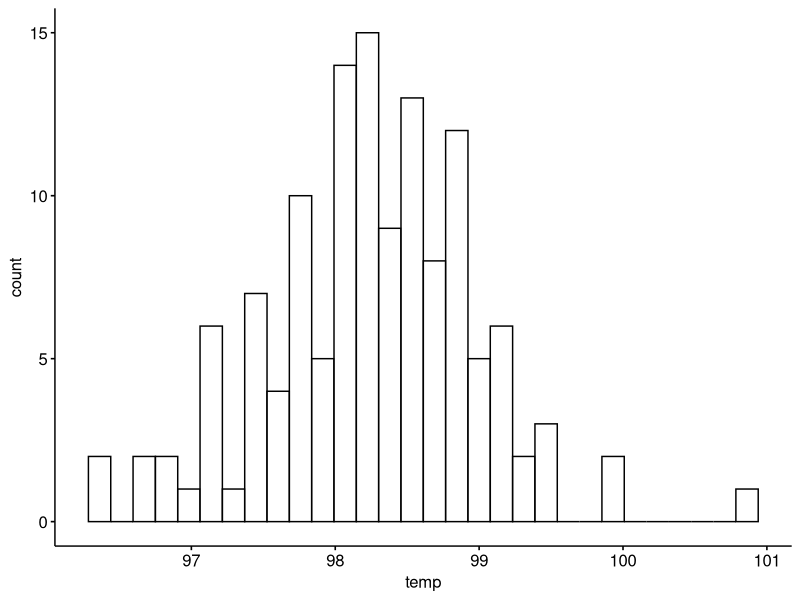
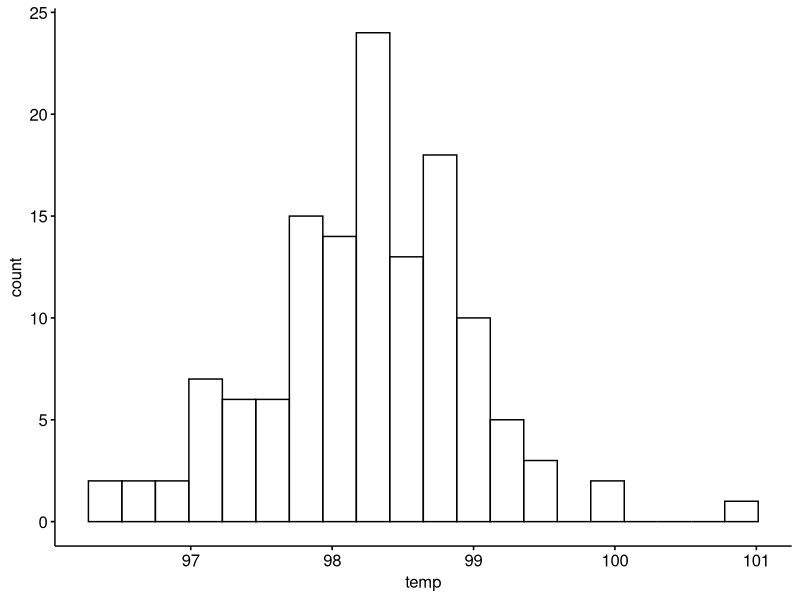
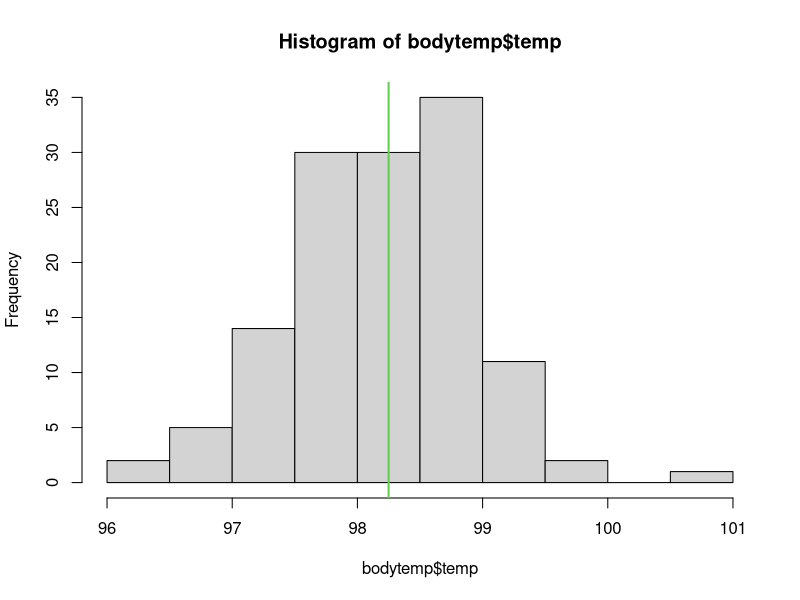
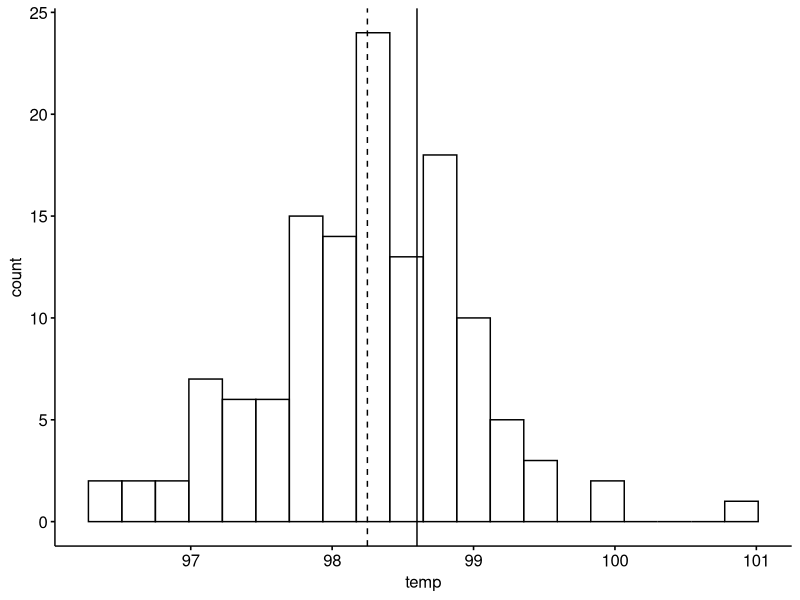
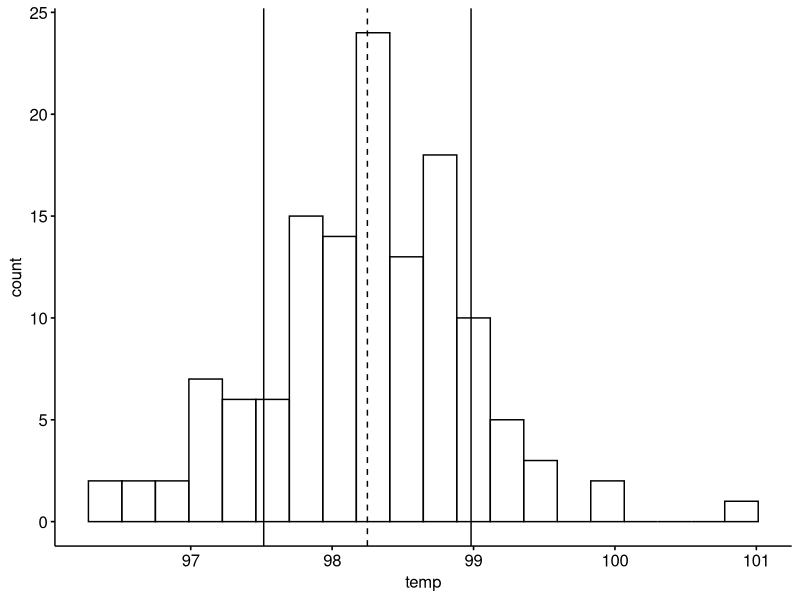
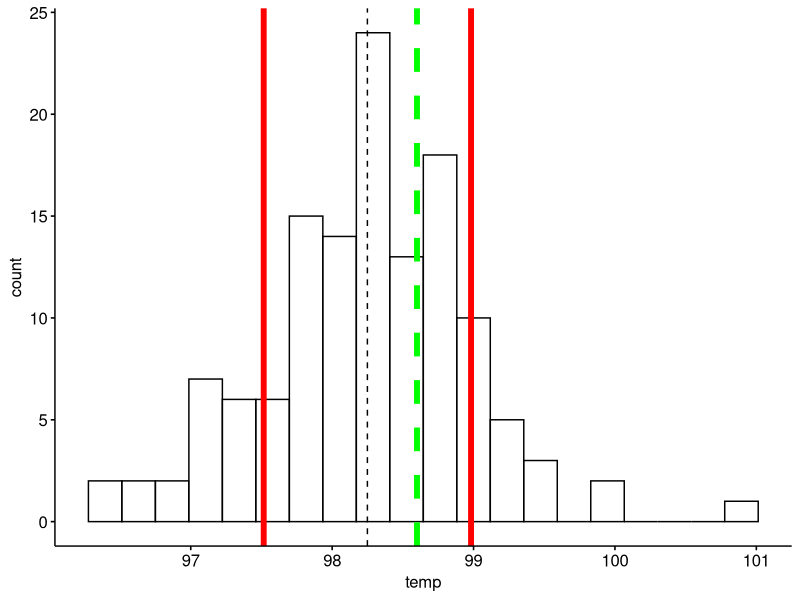
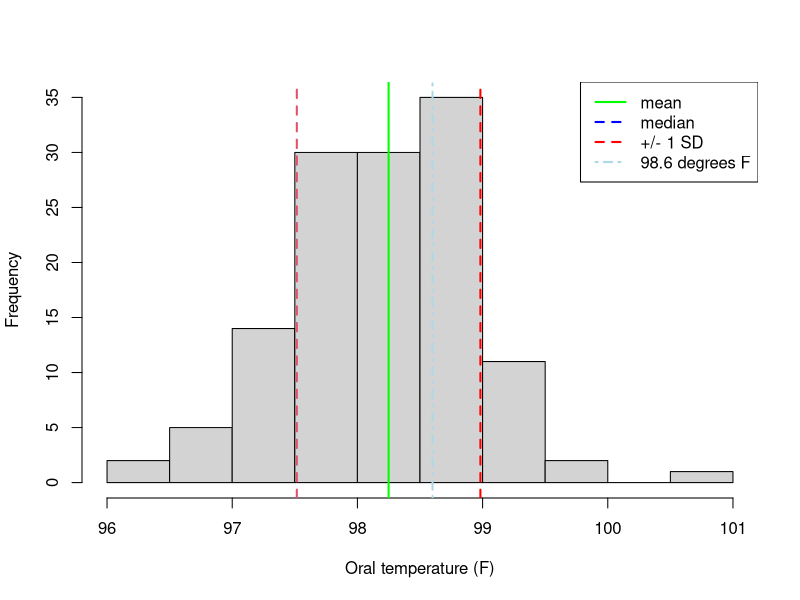
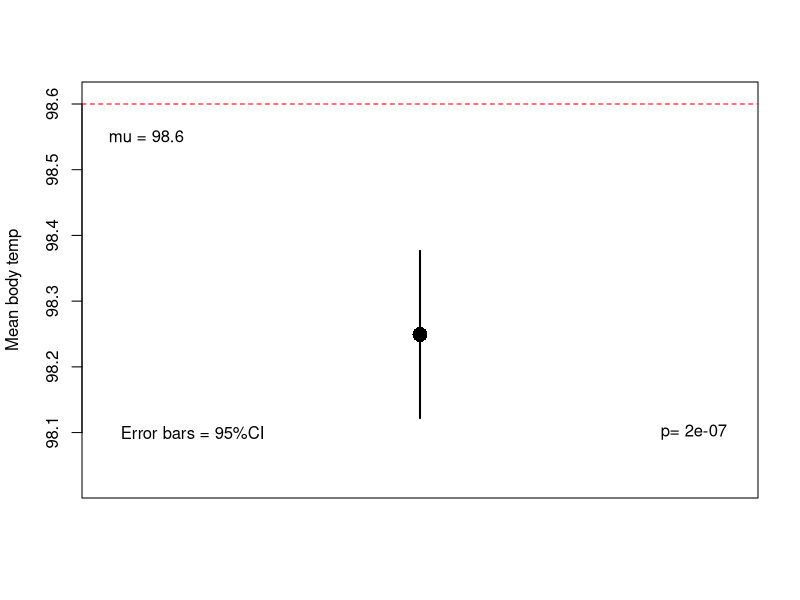

Here is the R script that generated these plots, in order:
## ---- chunk 1
knitr::opts_chunk$set(echo = TRUE,
                      fig.width = 4, 
                      fig.height = 2,
                      warning = FALSE,
                      message = FALSE)
## ---- chunk 2
library(ggplot2) #plotting tools
library(ggpubr)
library(dplyr)  #data cleaning tools
## ---- chunk 3
      bodytemp <- read.csv("bodytemp.csv")
## ---- chunk 4
#size of data
dim(bodytemp)

#first few rows
head(bodytemp)

#last few rows
tail(bodytemp)
## ---- chunk 5
summary(bodytemp$gender)
## ---- chunk 6
summary(factor(bodytemp$gender))
## ---- chunk 7
library(dplyr)
## ---- chunk 8
gender.MF <- recode(bodytemp$gender, 
                    "1" = "male", 
                    "2" = "female")
## ---- chunk 9
#convert w/ factor()
gender.MF <- factor(gender.MF)

#check w/ summary
summary(gender.MF)
## ---- chunk 10
        #convert w/ factor()
        gender.MF <- as.factor(gender.MF)
        
        #check w/ summary
        summary(gender.MF)
## ---- chunk 11
        gender.MF <- ifelse(bodytemp$gender == 1,"male","female")
## ---- chunk 12
#add new object to existing data
bodytemp <- data.frame(bodytemp, gender.MF)
## ---- chunk 13
summary(bodytemp)
## ---- chunk 14
summary(bodytemp)
## ---- chunk 15
#Load libraries if you haven't already
#library(ggplot)
#library(ggpubr)

gghistogram(bodytemp, 
            x = "temp")
## ---- chunk 16
gghistogram(bodytemp, 
            x = "temp",
            bins = 20)
## ---- chunk 17
## OPTIONAL
      #1st, Calculate the mean and store into an R object
      overall.mean <- mean(bodytemp$temp)
      
      #make the histogram of the $temp column
      hist(bodytemp$temp)
      
      #add a line for the mean
      abline(v = overall.mean, col = 3, lwd = 2)
## ---- chunk 18
gghistogram(bodytemp, 
            x = "temp",
            bins = 20,
            add = "mean") +
  geom_vline(xintercept =  98.6)
## ---- chunk 19
#Calculate the mean
overall.mean <- mean(bodytemp$temp)
      
#Calculate the standard deviation
overall.sd <- sd(bodytemp$temp)
## ---- chunk 20
gghistogram(bodytemp, 
            x = "temp",
            bins = 20,
            add = "mean") +
  geom_vline(xintercept = overall.mean + overall.sd) +
  geom_vline(xintercept = overall.mean - overall.sd)
## ---- chunk 21
gghistogram(bodytemp, 
            x = "temp",
            bins = 20,
            add = "mean") +
  geom_vline(xintercept = overall.mean + overall.sd,
             color = "red",
             size = 2) +
  geom_vline(xintercept = overall.mean - overall.sd,
             color = "red",
             size = 2) +
  geom_vline(xintercept = 98.6,
             color = "green",
             size = 2, 
             linetype = 2)
## ---- chunk 22
## OPTIONAL
      #Calculate the mean
      overall.mean <- mean(bodytemp$temp)
    
      #Calculate the standard deviation
      overall.sd <- sd(bodytemp$temp)

      #make the histogram of the $temp column
      hist(bodytemp$temp, xlab = "Oral temperature (F)",main = "")
          
      #add a green line for the mean
      abline(v = overall.mean, col = "green", lwd = 2)

      # Add lines for +/- 1 SD, make the color RED
      ##plus 1 SD.  Note that I add the SD to the mean
      abline(v = overall.mean+overall.sd, col = "red", lwd = 2, lty = 2)
          
      ##minus 1 SD Note that I subtract the SD from the mean
      abline(v = overall.mean-overall.sd, col = 2, lwd = 2, lty = 2)
          
      #Add a line for where 98.6 is
      abline(v = 98.6, col = "lightblue", lwd = 2, lty = 4)
          
      #Add a legend
      legend.text <- c("mean","median","+/- 1 SD","98.6 degrees F")
      colors.used <- c("green","blue","red","lightblue")
      legend("topright", legend = legend.text,  #what each line is
                 col = colors.used,     #what each color is
                 lty = c(1,2,2,4),      #the type of dashs used
                 lwd = 2)               #the width of the line
## ---- chunk 23
normal.temp <- 98.6
## ---- chunk 24
t.test(bodytemp$temp, 
      mu = normal.temp)
## ---- chunk 25
#Again, don't worry about typing all this code - just look at the plot below

#save t-test to R object
one.sample.t.test.output <- t.test(bodytemp$temp, mu = normal.temp)

#extract important stuff from t-test
mean.out <- one.sample.t.test.output$estimate
min.max <- one.sample.t.test.output$conf.int
ci <- one.sample.t.test.output$conf.int
min.max[1] <- min.max[1] -min.max[1]*.001
min.max[2] <- 98.6+0.01

#plot the mean value 
plot(mean.out, ylim = min.max, pch = 16, cex =2,xlab = "",ylab = "Mean body temp",xaxt = "n")

#add errorbars bassed on the confidence intervals
segments(x0 = 1, x1 = 1,y0 = mean.out, y1 = ci[2], lwd = 2)
segments(x0 = 1, x1 = 1,y0 = mean.out, y1 = ci[1], lwd = 2)

#show where mu is
abline(h = 98.6, col = "red", lty = 2)

#add annotation
text(x = 0.65, y = 98.55, "mu = 98.6")
text(x = 0.7095, y = 98.1, "Error bars = 95%CI")
p.out <- paste("p=", round(one.sample.t.test.output$p.value,7))
text(x = 1.35, y = 98.1, p.out)
